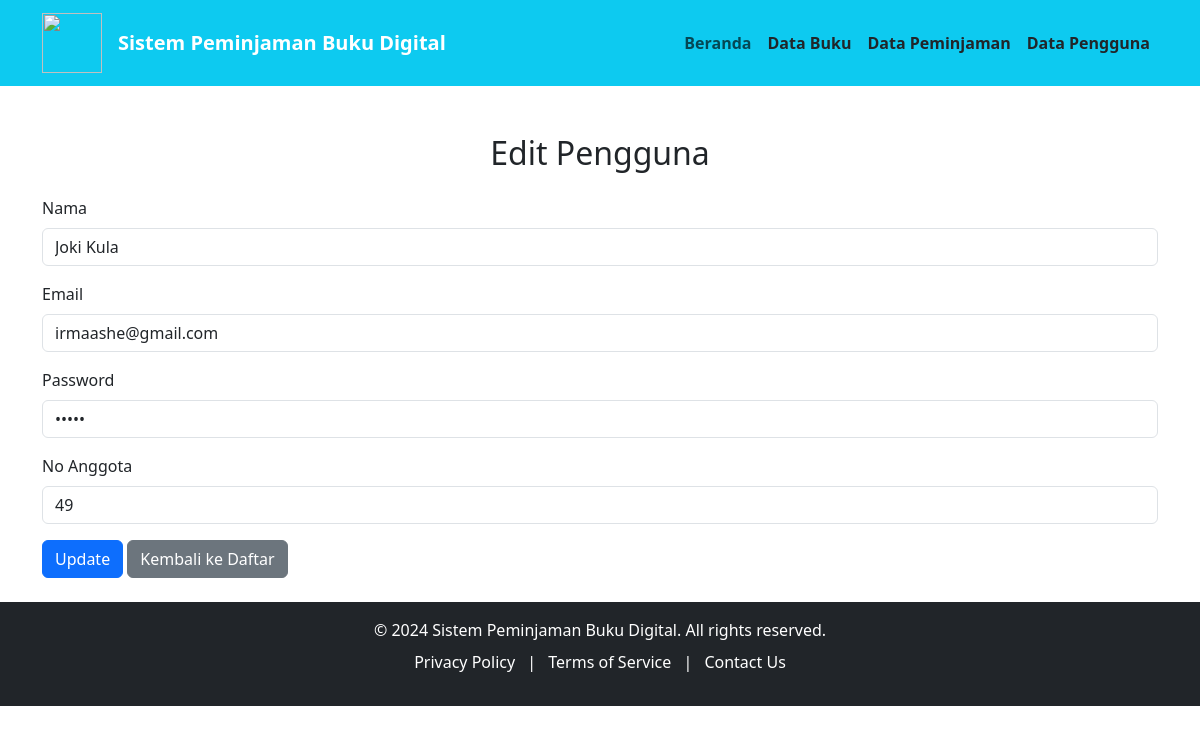
Page /user/edit/1 on the committed database.
### tables this page shows
CREATE TABLE `tabel_user` (
  `id_user` int NOT NULL,
  `nama` varchar(50) NOT NULL,
  `email` varchar(50) NOT NULL,
  `password` varchar(15) NOT NULL,
  `no_anggota` int NOT NULL
);

### app/controllers/UserController.php (called while the page is built, shortened)
<?php
require_once '../app/models/UserModel.php';
class UserController
{
    private $userModel;
    public function __construct()
    {
        $this->userModel = new User();
    }
public function edit($id_user) {
    $user = $this->userModel->getUserById($id_user);
    require_once __DIR__ . '/../views/user/edit.php';
}
}

### public/index.php (called while the page is built, shortened)
<?php
require_once '../routes.php';

### config/database.php (called while the page is built, shortened)
<?php
class Database {
    private $host = 'localhost';
    private $db_name = '2d_klp4';
    private $username = 'root';
    private $password = '';
    public function connect()
    {
        $this->conn = null;
        try {
            $this->conn = new PDO("mysql:host=" . $this->host . ";dbname=" . $this->db_name, $this->username, $this->password);
            $this->conn->setAttribute(PDO::ATTR_ERRMODE, PDO::ERRMODE_EXCEPTION);
        } catch (PDOException $e) {
            echo "Connection error: " . $e->getMessage();
        }
        return $this->conn;
    }
}

### app/models/UserModel.php (called while the page is built, shortened)
<?php
require_once '../config/database.php';
class User
{
    private $db;
    public function __construct()
    {
        $this->db = (new Database())->connect();
    }
    public function getUserById($id_user) {
        $stmt = $this->db->prepare("SELECT * FROM tabel_user WHERE id_user = :id_user");
        $stmt->bindParam(':id_user', $id_user, PDO::PARAM_INT);
        $stmt->execute();
        return $stmt->fetch(PDO::FETCH_ASSOC);
    }
}

### app/views/user/edit.php (the view, shortened to what this page needs)
<!DOCTYPE html>
<html lang="en">
<head>
    <link href="https://cdn.jsdelivr.net/npm/bootstrap@5.3.3/dist/css/bootstrap.min.css" rel="stylesheet"
>
</head>
<body>
    <div class="container mt-5">
        <h2 class="text-center mb-4">Edit Pengguna</h2>
        <form action="/user/update/<?php echo htmlspecialchars($user['id_user']); ?>" method="POST">
            <div class="mb-3">
                <label for="nama" class="form-label">Nama</label>
                <input type="text" id="nama" name="nama" class="form-control" value="<?php echo htmlspecialchars($user['nama']); ?>" required>
            </div>
            <div class="mb-3">
                <label for="email" class="form-label">Email</label>
                <input type="email" id="email" name="email" class="form-control" value="<?php echo htmlspecialchars($user['email']); ?>" required>
            </div>
            <div class="mb-3">
                <label for="password" class="form-label">Password</label>
                <input type="password" id="password" name="password" class="form-control" value="<?php echo htmlspecialchars($user['password']); ?>" required>
            </div>
            <div class="mb-3">
                <label for="no_anggota" class="form-label">No Anggota</label>
                <input type="number" id="no_anggota" name="no_anggota" class="form-control" value="<?php echo htmlspecialchars($user['no_anggota']); ?>" required>
            </div>
            <button type="submit" class="btn btn-primary">Update</button>
            <a href="/user/index" class="btn btn-secondary">Kembali ke Daftar</a>
        </form>
    </div>
    <br>
</body>
</html>

### rows in the picture
tabel_user: nama "Joki Kula", email "irmaashe@gmail.com", no_anggota "49"
